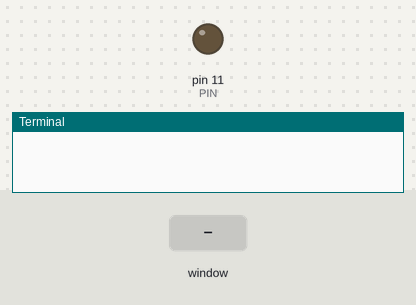
Recording of a program running on a simulated Raspberry Pi (header pin numbers). Shown: output pins drawn as LEDs (lit = HIGH), the last lines printed to the terminal. The inputs (shaded band) are chosen by the test bench. The desktop window is not drawn, its controls go by their first labels and the mouse button is held 0.15 s.

Above: at 1.2 s.
1.3 s: slider 1 in the window set to 3
At 2.4 s:
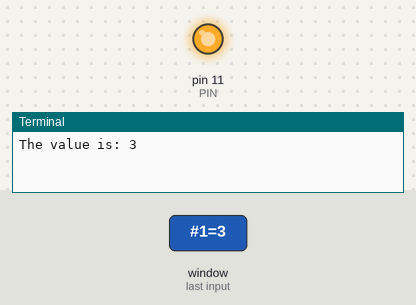
Timing chart, 0 to 8.8 s (numbered marks = the images above; inputs shaded):
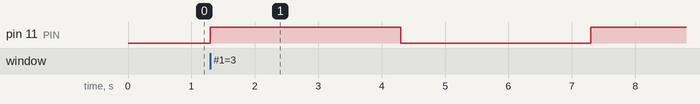

The program:

BlinkLed_Tkinter.py
```python
import RPi.GPIO as GPIO
import tkinter as tk
import time

# GPIO Setup
PIN = 11
timeVal = 1
GPIO.setmode(GPIO.BOARD)
GPIO.setup(PIN, GPIO.OUT)
LedOn = False

master = tk.Tk()
master.title("Blinking led")
master.configure(background="black")
master.geometry('250x200')
# myFont=tkFont.Font(family = 'Helvetica', size= 30, weight = 'bold')

def changetime(duty):
        timeVal=int(duty)
        print ('The value is:', timeVal)
        while True:
              GPIO.output(PIN, True)
              time.sleep(timeVal)
              print ('LED OFF')
              GPIO.output(PIN, False)
              time.sleep(timeVal)
              print ('LED ON')

def exitProgram():
        print ('Thanks, see you later .....')
        GPIO.cleanup()
        master.quit()

#c=tk.Canvas(master, width=250, height=200)
#c.pack()

w = tk.Scale(master, from_=1, to=5, tickinterval=1, showvalue=0, orient=tk.HORIZONTAL, label="Blinking Time for Led (seconds)", bg="black", fg="white", activebackground='blue', command=changetime)
w.pack(side=tk.TOP, fill=tk.BOTH, pady=10, padx=10)

#exitButton = Button(master, text="Exit", font=myFont, command=exitProgram, height=2, width=6)
exitButton = tk.Button(master, text="Exit", command=exitProgram, highlightcolor="white", height=3, width=6, bg="black", fg="white")
exitButton.pack(pady=15)

master.mainloop()
```

Measured:
- after the input at 1.3 s, pin 11 (PIN): LOW → HIGH at once, → LOW 3.0 s later, → HIGH 3.0 s later
